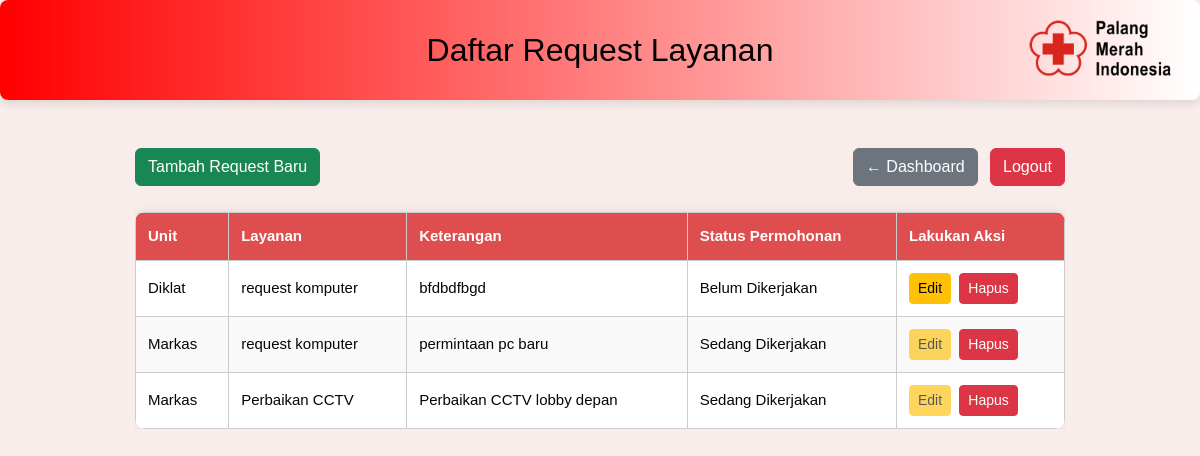
The app's page /dashboard/admin_request.php (signed in) with its own data.
### tables this page shows
CREATE TABLE `requests` (
  `id` int(11) NOT NULL,
  `user_id` int(11) DEFAULT NULL,
  `unit_kerja` varchar(100) NOT NULL,
  `layanan` varchar(100) NOT NULL,
  `keterangan` text NOT NULL,
  `status` varchar(20) NOT NULL DEFAULT 'Belum dikerjakan',
  `created_at` timestamp NOT NULL DEFAULT current_timestamp(),
  `updated_at` datetime DEFAULT NULL,
  `dikerjakan_oleh` varchar(100) DEFAULT NULL
);

### dashboard/admin_request.php (the view, shortened to what this page needs)
<?php
include '../config/database.php';
$stmt = $pdo->prepare("SELECT * FROM requests ORDER BY id DESC");
$stmt->execute();
$requests = $stmt->fetchAll(PDO::FETCH_ASSOC);
?>
<!DOCTYPE html>
<html lang="id">
<head>
    <link href="https://cdn.jsdelivr.net/npm/bootstrap@5.3.2/dist/css/bootstrap.min.css" rel="stylesheet">
    <link rel="stylesheet" href="../style.css">
</head>
<body>
<div class="dashboard-header position-relative d-flex justify-content-center align-items-center px-4 py-3">
    <h1 class="dashboard-title m-0">Daftar Request Layanan</h1>
    <img src="../assets/images/logo.png" alt="Palang Merah Indonesia" class="logo-pmi position-absolute end-0 me-4">
</div>
<div class="container my-5" style="max-width: 80%; padding: 0 15px;">
    <div class="d-flex justify-content-between mb-3">
        <a href="../request/input_request.php" class="btn btn-success">Tambah Request Baru</a>
        <div>
            <a href="../dashboard/dashboard.php" class="btn btn-secondary me-2">← Dashboard</a>
            <a href="../auth/logout.php" class="btn btn-danger">Logout</a>
        </div>
    </div>
    <?php if (!$requests): ?>
        <div class="alert alert-warning" role="alert">
            Gagal mengambil data request atau tidak ada data.
        </div>
    <?php else: ?>
    <div class="table-responsive">
        <table class="custom-dashboard-table">
            <thead>
                <tr>
                    <th>Unit</th>
                    <th>Layanan</th>
                    <th>Keterangan</th>
                    <th>Status Permohonan</th>
                    <th>Lakukan Aksi</th>
                </tr>
            </thead>
            <tbody>
                <?php foreach ($requests as $row): ?>
                    <tr>
                        <td><?= htmlspecialchars($row['unit_kerja']) ?></td>
                        <td><?= htmlspecialchars($row['layanan']) ?></td>
                        <td><?= htmlspecialchars($row['keterangan']) ?></td>
                        <td><?= htmlspecialchars($row['status']) ?></td>
                        <td class="text-nowrap" style="vertical-align: middle;">
                            <?php if ($row['status'] == 'Belum Dikerjakan'): ?>
                                <a href="../request/edit_request.php?id=<?= $row['id'] ?>" class="btn btn-warning btn-sm">Edit</a>
                            <?php else: ?>
                                <a href="#" class="btn btn-warning btn-sm disabled" aria-disabled="true" style="pointer-events: none">Edit</a>
                            <?php endif; ?>
                            <a href="../request/request_delete.php?id=<?= $row['id'] ?>"
                                onclick="return confirm('Yakin ingin menghapus data ini?')"
                                class="btn btn-danger btn-sm ms-1">
                                Hapus
                            </a>
                        </td>
                    </tr>
                <?php endforeach; ?>
            </tbody>
        </table>
    </div>
    <?php endif; ?>
</div>
</body>
</html>

### style.css (style rules this page uses)
body { display: flex; flex-direction: column; font-family: Arial, sans-serif; align-items: center; background: #F8EDEB; background-size: cover; padding: 0; margin: 0; height: 100vh; color: rgb(5, 5, 5); overflow: auto; width: 100%; }
.container { margin-top: 50px; }
table { width: 100%; border-collapse: collapse; margin-top: 10px; background-color: #fff; border-radius: 10px; overflow: hidden; box-shadow: 0 0 10px rgba(0, 0, 0, 0.1); }
th, td { padding: 10px; border: 1px solid #0e0e0e; text-align: left; }
th { background: #df4e4e; color: white; }
.custom-dashboard-table { width: 100%; border-collapse: collapse; border-radius: 10px; overflow: hidden; background-color: #fff; box-shadow: 0 0 10px rgba(0,0,0,0.1); font-size: 15px; }
.custom-dashboard-table thead { background-color: #df4e4e; color: white; }
.custom-dashboard-table th, .custom-dashboard-table td { padding: 12px; text-align: left; border: 1px solid #ccc; }
.custom-dashboard-table tbody tr:nth-child(even) { background-color: #f9f9f9; }
.dashboard-header { width: 100%; height: 100px; position: fixed; text-align: center; display: flex; align-items: center; padding: 20px; background: linear-gradient(to right, red, white); color: black; border-radius: 8px; top: 0; left: 0; justify-content: center; z-index: 1000; box-shadow: 0 4px 8px rgba(0,0,0,0.1); }
.dashboard-title { font-size: 2rem; color: black; }
.logo-pmi { height: auto; max-width: 150px; margin-left: auto; }

### records on screen
requests: unit_kerja "Diklat", layanan "request komputer", keterangan "bfdbdfbgd", status "Belum Dikerjakan"
requests: unit_kerja "Markas", layanan "request komputer", keterangan "permintaan pc baru", status "Sedang Dikerjakan", shows "Edit"
requests: unit_kerja "Markas", layanan "Perbaikan CCTV", keterangan "Perbaikan CCTV lobby depan", status "Sedang Dikerjakan", shows "Edit"
